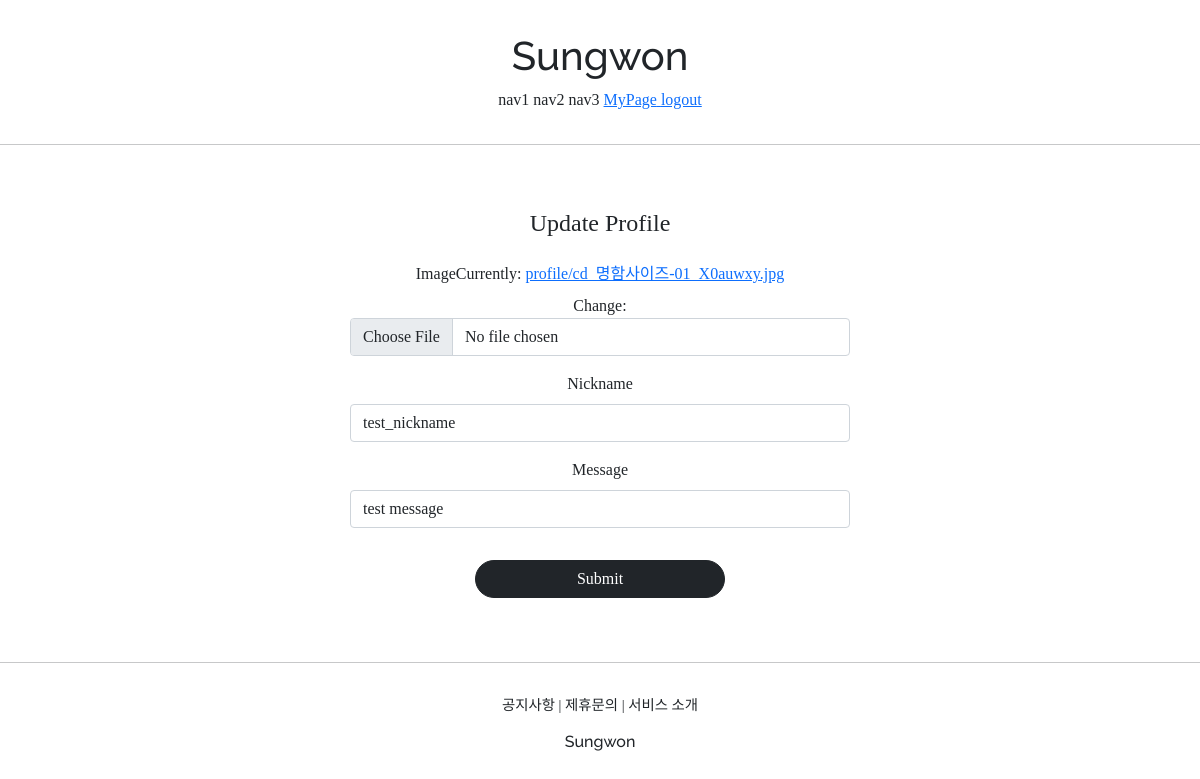
Before: /profiles/update/1 (signed in) with the older database file.
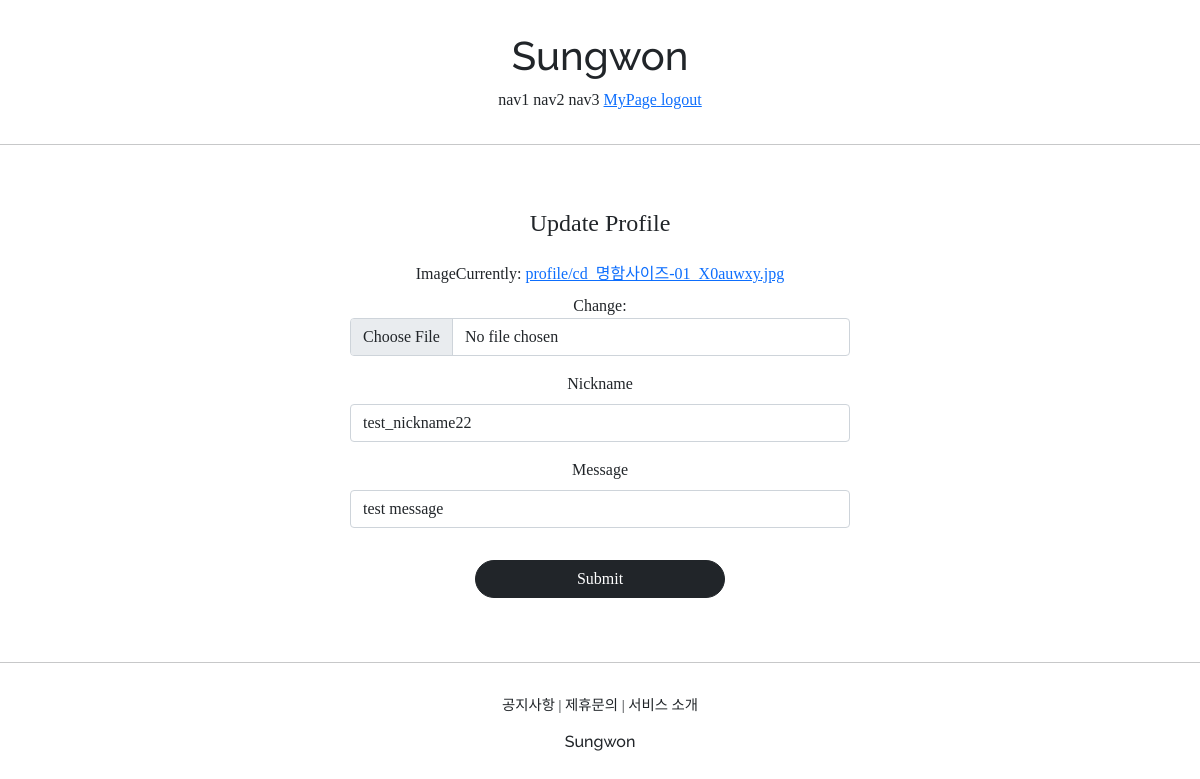
After: the same page with the newer database file.
### profileapp/models.py (models this page shows)
class Profile(models.Model):
    user = models.OneToOneField(User, on_delete=models.CASCADE, related_name='profile')
    image = models.ImageField(upload_to='profile/', null=True)
    nickname = models.CharField(max_length=20, unique=True, null=True)
    message = models.CharField(max_length=100, null=True)

### profileapp/views.py (the view, shortened to what this page needs)
# urls.py: path('update/<int:pk>', ProfileUpdateView.as_view(), name='update'),
@method_decorator(profile_ownership_required, 'get')
@method_decorator(profile_ownership_required, 'post')
class ProfileUpdateView(UpdateView):
    model = Profile
    context_object_name = 'target_profile'
    form_class = ProfileCreationForm
    template_name = 'profileapp/update.html'

### profileapp/forms.py
class ProfileCreationForm(ModelForm): #model을 form으로 바꿔주는 것.
    class Meta:
        model = Profile
        fields = ['image', 'nickname', 'message']

### profileapp/templates/profileapp/update.html (shortened to what this page needs)
{% extends 'base.html' %}
{% load bootstrap4 %}
{% block content %}
  <div style="text-align: center; max-width: 500px; margin: 4rem auto">
    <div class="mb-4">
      <h4>Update Profile</h4>
    </div>
    <form action="{% url 'profileapp:update' pk=target_profile.pk %}" method="post" enctype="multipart/form-data">
      {% bootstrap_form form %}
      <input type="submit" class="btn btn-dark rounded-pill col-6 mt-3">
    </form>
  </div>
{% endblock %}

### sungwon/templates/base.html (shortened to what this page needs)
<!DOCTYPE html>
<html lang="ko">
{% include 'head.html' %}
<body style="font-family: 'NanumSquareOTFLight';">
    {% include 'header.html' %}
    <hr>
    {% block content %}
    {% endblock %}
    <hr>
    {% include 'footer.html' %}
</body>
</html>

### sungwon/templates/head.html (shortened to what this page needs)
{% load static %}
<head>
    <link href="https://cdn.jsdelivr.net/npm/bootstrap@5.0.2/dist/css/bootstrap.min.css"
          rel="stylesheet">
    <link rel="stylesheet" type="text/css" href="{% static 'base.css' %}">
</head>

### sungwon/templates/header.html
    <div class="django_header">
      <div>
        <h1 class="django_logo">Sungwon</h1>
      </div>
        <span>nav1</span>
        <span>nav2</span>
        <span>nav3</span>
        {% if not user.is_authenticated %}
        <a href="{% url 'accountapp:login' %}?next={{ request.path }}">
            <span>login</span>
        </a>
        <a href="{% url 'accountapp:create' %}">
            <span>SignUp</span>
        </a>
        {% else %}
        <a href="{% url 'accountapp:detail' pk=user.pk %}">
            <span>MyPage</span>
        </a>
        <a href="{% url 'accountapp:logout' %}?next={{ request.path }}">
            <span>logout</span>
        </a>
        {% endif %}
    </div>

### sungwon/templates/footer.html
    <div class="django_footer">
        <div class="django_footer_button">
            <span>공지사항</span> |
            <span>제휴문의</span> |
            <span>서비스 소개</span>
        </div>
        <div style="margin-top: 1rem;">
            <h6 class="django_logo">Sungwon</h6>
        </div>
    </div>

### static/base.css (style rules this page uses)
.django_logo { font-family: 'Raleway', sans-serif; }
.django_footer_button { font-size: .9rem; }
.django_footer { text-align: center; margin-top: 2rem; }
.django_header { text-align: center; margin: 2rem 0; }

Changed rows visible on the page:
changed Profile "test message": nickname "test_nickname" → "test_nickname22"
